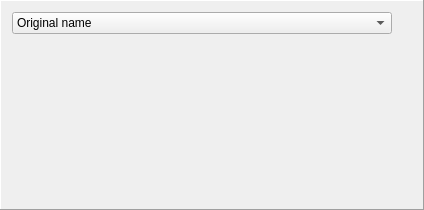
<?xml version="1.0" encoding="UTF-8"?>
<ui version="4.0">
 <class>FormTextFormatSetting</class>
 <widget class="QFrame" name="FormTextFormatSetting">
  <property name="geometry">
   <rect>
    <x>0</x>
    <y>0</y>
    <width>424</width>
    <height>210</height>
   </rect>
  </property>
  <property name="sizePolicy">
   <sizepolicy hsizetype="Preferred" vsizetype="Preferred">
    <horstretch>0</horstretch>
    <verstretch>0</verstretch>
   </sizepolicy>
  </property>
  <property name="frameShape">
   <enum>QFrame::Panel</enum>
  </property>
  <property name="frameShadow">
   <enum>QFrame::Raised</enum>
  </property>
  <layout class="QVBoxLayout" name="verticalLayout">
   <item>
    <layout class="QHBoxLayout" name="horizontalLayout">
     <item>
      <widget class="QComboBox" name="comboBox">
       <property name="sizePolicy">
        <sizepolicy hsizetype="Expanding" vsizetype="Fixed">
         <horstretch>0</horstretch>
         <verstretch>0</verstretch>
        </sizepolicy>
       </property>
       <property name="minimumSize">
        <size>
         <width>192</width>
         <height>0</height>
        </size>
       </property>
       <item>
        <property name="text">
         <string>Original name</string>
        </property>
       </item>
       <item>
        <property name="text">
         <string>Number</string>
        </property>
       </item>
       <item>
        <property name="text">
         <string>Replace</string>
        </property>
       </item>
       <item>
        <property name="text">
         <string>Text insertion</string>
        </property>
       </item>
       <item>
        <property name="text">
         <string>MD5 Hash</string>
        </property>
       </item>
      </widget>
     </item>
     <item>
      <spacer name="hSpacerCloseButton">
       <property name="orientation">
        <enum>Qt::Horizontal</enum>
       </property>
       <property name="sizeType">
        <enum>QSizePolicy::Fixed</enum>
       </property>
       <property name="sizeHint" stdset="0">
        <size>
         <width>20</width>
         <height>20</height>
        </size>
       </property>
      </spacer>
     </item>
    </layout>
   </item>
   <item>
    <widget class="QStackedWidget" name="stackedWidget">
     <property name="currentIndex">
      <number>0</number>
     </property>
     <widget class="WidgetOriginalNameSetting" name="page"/>
     <widget class="WidgetNumberSetting" name="page_2"/>
     <widget class="WidgetReplaceSetting" name="page_3"/>
     <widget class="WidgetInsertTextSetting" name="page_4"/>
     <widget class="WidgetMD5Setting" name="page_5"/>
    </widget>
   </item>
  </layout>
 </widget>
 <customwidgets>
  <customwidget>
   <class>WidgetNumberSetting</class>
   <extends>QWidget</extends>
   <header>widgets/WidgetNumberSetting.h</header>
   <container>1</container>
  </customwidget>
  <customwidget>
   <class>WidgetReplaceSetting</class>
   <extends>QWidget</extends>
   <header>widgets/WidgetReplaceSetting.h</header>
   <container>1</container>
  </customwidget>
  <customwidget>
   <class>WidgetInsertTextSetting</class>
   <extends>QWidget</extends>
   <header>widgets/WidgetInsertTextSetting.h</header>
   <container>1</container>
  </customwidget>
  <customwidget>
   <class>WidgetOriginalNameSetting</class>
   <extends>QWidget</extends>
   <header>widgets/WidgetOriginalNameSetting.h</header>
   <container>1</container>
  </customwidget>
  <customwidget>
   <class>WidgetMD5Setting</class>
   <extends>QWidget</extends>
   <header>widgets/WidgetMD5Setting.h</header>
   <container>1</container>
  </customwidget>
 </customwidgets>
 <resources/>
 <connections>
  <connection>
   <sender>comboBox</sender>
   <signal>currentIndexChanged(int)</signal>
   <receiver>stackedWidget</receiver>
   <slot>setCurrentIndex(int)</slot>
   <hints>
    <hint type="sourcelabel">
     <x>118</x>
     <y>44</y>
    </hint>
    <hint type="destinationlabel">
     <x>240</x>
     <y>108</y>
    </hint>
   </hints>
  </connection>
 </connections>
</ui>
